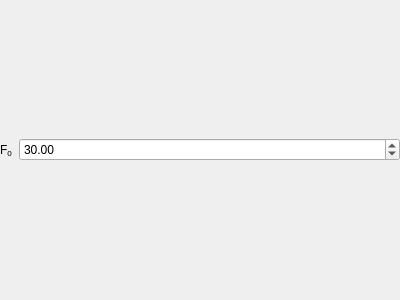
<?xml version="1.0" encoding="UTF-8"?>
<ui version="4.0">
 <class>Form</class>
 <widget class="QWidget" name="Form">
  <property name="geometry">
   <rect>
    <x>0</x>
    <y>0</y>
    <width>400</width>
    <height>300</height>
   </rect>
  </property>
  <property name="windowTitle">
   <string>Form</string>
  </property>
  <layout class="QHBoxLayout" name="horizontalLayout" stretch="0,1">
   <property name="leftMargin">
    <number>0</number>
   </property>
   <property name="topMargin">
    <number>0</number>
   </property>
   <property name="rightMargin">
    <number>0</number>
   </property>
   <property name="bottomMargin">
    <number>0</number>
   </property>
   <item>
    <widget class="QLabel" name="label">
     <property name="text">
      <string>&lt;html&gt;&lt;head/&gt;&lt;body&gt;&lt;p&gt;F&lt;span style=&quot; vertical-align:sub;&quot;&gt;0&lt;/span&gt;&lt;/p&gt;&lt;/body&gt;&lt;/html&gt;</string>
     </property>
    </widget>
   </item>
   <item>
    <widget class="QDoubleSpinBox" name="doubleSpinBox">
     <property name="minimum">
      <double>-100000.000000000000000</double>
     </property>
     <property name="maximum">
      <double>1000000.000000000000000</double>
     </property>
     <property name="value">
      <double>30.000000000000000</double>
     </property>
    </widget>
   </item>
  </layout>
 </widget>
 <resources/>
 <connections/>
</ui>
